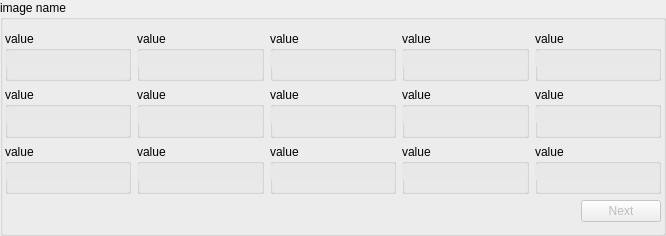
<?xml version="1.0" encoding="UTF-8"?>
<ui version="4.0">
 <class>QtRegionStats</class>
 <widget class="QGroupBox" name="QtRegionStats">
  <property name="geometry">
   <rect>
    <x>0</x>
    <y>0</y>
    <width>666</width>
    <height>236</height>
   </rect>
  </property>
  <property name="sizePolicy">
   <sizepolicy hsizetype="MinimumExpanding" vsizetype="Preferred">
    <horstretch>0</horstretch>
    <verstretch>0</verstretch>
   </sizepolicy>
  </property>
  <property name="minimumSize">
   <size>
    <width>598</width>
    <height>0</height>
   </size>
  </property>
  <property name="windowTitle">
   <string>GroupBox</string>
  </property>
  <property name="title">
   <string>image name</string>
  </property>
  <layout class="QVBoxLayout" name="verticalLayout">
   <property name="leftMargin">
    <number>2</number>
   </property>
   <property name="rightMargin">
    <number>2</number>
   </property>
   <item>
    <layout class="QGridLayout" name="gridLayout">
     <item row="0" column="0">
      <widget class="QGroupBox" name="box11">
       <property name="sizePolicy">
        <sizepolicy hsizetype="MinimumExpanding" vsizetype="MinimumExpanding">
         <horstretch>0</horstretch>
         <verstretch>0</verstretch>
        </sizepolicy>
       </property>
       <property name="minimumSize">
        <size>
         <width>86</width>
         <height>41</height>
        </size>
       </property>
       <property name="title">
        <string>value</string>
       </property>
       <property name="flat">
        <bool>true</bool>
       </property>
       <widget class="QLineEdit" name="text11">
        <property name="geometry">
         <rect>
          <x>0</x>
          <y>20</y>
          <width>125</width>
          <height>16</height>
         </rect>
        </property>
        <property name="sizePolicy">
         <sizepolicy hsizetype="MinimumExpanding" vsizetype="Fixed">
          <horstretch>0</horstretch>
          <verstretch>0</verstretch>
         </sizepolicy>
        </property>
        <property name="minimumSize">
         <size>
          <width>125</width>
          <height>0</height>
         </size>
        </property>
        <property name="palette">
         <palette>
          <active>
           <colorrole role="Base">
            <brush brushstyle="SolidPattern">
             <color alpha="255">
              <red>232</red>
              <green>232</green>
              <blue>232</blue>
             </color>
            </brush>
           </colorrole>
          </active>
          <inactive>
           <colorrole role="Base">
            <brush brushstyle="SolidPattern">
             <color alpha="255">
              <red>232</red>
              <green>232</green>
              <blue>232</blue>
             </color>
            </brush>
           </colorrole>
          </inactive>
          <disabled>
           <colorrole role="Base">
            <brush brushstyle="SolidPattern">
             <color alpha="255">
              <red>212</red>
              <green>208</green>
              <blue>200</blue>
             </color>
            </brush>
           </colorrole>
          </disabled>
         </palette>
        </property>
        <property name="font">
         <font>
          <pointsize>10</pointsize>
         </font>
        </property>
        <property name="acceptDrops">
         <bool>false</bool>
        </property>
        <property name="maxLength">
         <number>50</number>
        </property>
        <property name="frame">
         <bool>false</bool>
        </property>
        <property name="readOnly">
         <bool>true</bool>
        </property>
       </widget>
      </widget>
     </item>
     <item row="0" column="1">
      <widget class="QGroupBox" name="box12">
       <property name="sizePolicy">
        <sizepolicy hsizetype="MinimumExpanding" vsizetype="MinimumExpanding">
         <horstretch>0</horstretch>
         <verstretch>0</verstretch>
        </sizepolicy>
       </property>
       <property name="minimumSize">
        <size>
         <width>86</width>
         <height>41</height>
        </size>
       </property>
       <property name="title">
        <string>value</string>
       </property>
       <property name="flat">
        <bool>true</bool>
       </property>
       <widget class="QLineEdit" name="text12">
        <property name="geometry">
         <rect>
          <x>0</x>
          <y>20</y>
          <width>125</width>
          <height>16</height>
         </rect>
        </property>
        <property name="sizePolicy">
         <sizepolicy hsizetype="MinimumExpanding" vsizetype="Fixed">
          <horstretch>0</horstretch>
          <verstretch>0</verstretch>
         </sizepolicy>
        </property>
        <property name="minimumSize">
         <size>
          <width>125</width>
          <height>0</height>
         </size>
        </property>
        <property name="palette">
         <palette>
          <active>
           <colorrole role="Base">
            <brush brushstyle="SolidPattern">
             <color alpha="255">
              <red>232</red>
              <green>232</green>
              <blue>232</blue>
             </color>
            </brush>
           </colorrole>
          </active>
          <inactive>
           <colorrole role="Base">
            <brush brushstyle="SolidPattern">
             <color alpha="255">
              <red>232</red>
              <green>232</green>
              <blue>232</blue>
             </color>
            </brush>
           </colorrole>
          </inactive>
          <disabled>
           <colorrole role="Base">
            <brush brushstyle="SolidPattern">
             <color alpha="255">
              <red>212</red>
              <green>208</green>
              <blue>200</blue>
             </color>
            </brush>
           </colorrole>
          </disabled>
         </palette>
        </property>
        <property name="font">
         <font>
          <pointsize>10</pointsize>
         </font>
        </property>
        <property name="acceptDrops">
         <bool>false</bool>
        </property>
        <property name="maxLength">
         <number>50</number>
        </property>
        <property name="frame">
         <bool>false</bool>
        </property>
        <property name="readOnly">
         <bool>true</bool>
        </property>
       </widget>
      </widget>
     </item>
     <item row="0" column="2">
      <widget class="QGroupBox" name="box13">
       <property name="sizePolicy">
        <sizepolicy hsizetype="MinimumExpanding" vsizetype="MinimumExpanding">
         <horstretch>0</horstretch>
         <verstretch>0</verstretch>
        </sizepolicy>
       </property>
       <property name="minimumSize">
        <size>
         <width>86</width>
         <height>41</height>
        </size>
       </property>
       <property name="title">
        <string>value</string>
       </property>
       <property name="flat">
        <bool>true</bool>
       </property>
       <widget class="QLineEdit" name="text13">
        <property name="geometry">
         <rect>
          <x>0</x>
          <y>20</y>
          <width>125</width>
          <height>16</height>
         </rect>
        </property>
        <property name="sizePolicy">
         <sizepolicy hsizetype="MinimumExpanding" vsizetype="Fixed">
          <horstretch>0</horstretch>
          <verstretch>0</verstretch>
         </sizepolicy>
        </property>
        <property name="minimumSize">
         <size>
          <width>125</width>
          <height>0</height>
         </size>
        </property>
        <property name="palette">
         <palette>
          <active>
           <colorrole role="Base">
            <brush brushstyle="SolidPattern">
             <color alpha="255">
              <red>232</red>
              <green>232</green>
              <blue>232</blue>
             </color>
            </brush>
           </colorrole>
          </active>
          <inactive>
           <colorrole role="Base">
            <brush brushstyle="SolidPattern">
             <color alpha="255">
              <red>232</red>
              <green>232</green>
              <blue>232</blue>
             </color>
            </brush>
           </colorrole>
          </inactive>
          <disabled>
           <colorrole role="Base">
            <brush brushstyle="SolidPattern">
             <color alpha="255">
              <red>212</red>
              <green>208</green>
              <blue>200</blue>
             </color>
            </brush>
           </colorrole>
          </disabled>
         </palette>
        </property>
        <property name="font">
         <font>
          <pointsize>10</pointsize>
         </font>
        </property>
        <property name="acceptDrops">
         <bool>false</bool>
        </property>
        <property name="maxLength">
         <number>50</number>
        </property>
        <property name="frame">
         <bool>false</bool>
        </property>
        <property name="readOnly">
         <bool>true</bool>
        </property>
       </widget>
      </widget>
     </item>
     <item row="0" column="3">
      <widget class="QGroupBox" name="box14">
       <property name="sizePolicy">
        <sizepolicy hsizetype="MinimumExpanding" vsizetype="MinimumExpanding">
         <horstretch>0</horstretch>
         <verstretch>0</verstretch>
        </sizepolicy>
       </property>
       <property name="minimumSize">
        <size>
         <width>86</width>
         <height>41</height>
        </size>
       </property>
       <property name="title">
        <string>value</string>
       </property>
       <property name="flat">
        <bool>true</bool>
       </property>
       <widget class="QLineEdit" name="text14">
        <property name="geometry">
         <rect>
          <x>0</x>
          <y>20</y>
          <width>125</width>
          <height>16</height>
         </rect>
        </property>
        <property name="sizePolicy">
         <sizepolicy hsizetype="MinimumExpanding" vsizetype="Fixed">
          <horstretch>0</horstretch>
          <verstretch>0</verstretch>
         </sizepolicy>
        </property>
        <property name="minimumSize">
         <size>
          <width>125</width>
          <height>0</height>
         </size>
        </property>
        <property name="palette">
         <palette>
          <active>
           <colorrole role="Base">
            <brush brushstyle="SolidPattern">
             <color alpha="255">
              <red>232</red>
              <green>232</green>
              <blue>232</blue>
             </color>
            </brush>
           </colorrole>
          </active>
          <inactive>
           <colorrole role="Base">
            <brush brushstyle="SolidPattern">
             <color alpha="255">
              <red>232</red>
              <green>232</green>
              <blue>232</blue>
             </color>
            </brush>
           </colorrole>
          </inactive>
          <disabled>
           <colorrole role="Base">
            <brush brushstyle="SolidPattern">
             <color alpha="255">
              <red>212</red>
              <green>208</green>
              <blue>200</blue>
             </color>
            </brush>
           </colorrole>
          </disabled>
         </palette>
        </property>
        <property name="font">
         <font>
          <pointsize>10</pointsize>
         </font>
        </property>
        <property name="acceptDrops">
         <bool>false</bool>
        </property>
        <property name="maxLength">
         <number>50</number>
        </property>
        <property name="frame">
         <bool>false</bool>
        </property>
        <property name="readOnly">
         <bool>true</bool>
        </property>
       </widget>
      </widget>
     </item>
     <item row="0" column="4">
      <widget class="QGroupBox" name="box15">
       <property name="sizePolicy">
        <sizepolicy hsizetype="MinimumExpanding" vsizetype="MinimumExpanding">
         <horstretch>0</horstretch>
         <verstretch>0</verstretch>
        </sizepolicy>
       </property>
       <property name="minimumSize">
        <size>
         <width>86</width>
         <height>41</height>
        </size>
       </property>
       <property name="title">
        <string>value</string>
       </property>
       <property name="flat">
        <bool>true</bool>
       </property>
       <widget class="QLineEdit" name="text15">
        <property name="geometry">
         <rect>
          <x>0</x>
          <y>20</y>
          <width>125</width>
          <height>16</height>
         </rect>
        </property>
        <property name="sizePolicy">
         <sizepolicy hsizetype="MinimumExpanding" vsizetype="Fixed">
          <horstretch>0</horstretch>
          <verstretch>0</verstretch>
         </sizepolicy>
        </property>
        <property name="minimumSize">
         <size>
          <width>125</width>
          <height>0</height>
         </size>
        </property>
        <property name="palette">
         <palette>
          <active>
           <colorrole role="Base">
            <brush brushstyle="SolidPattern">
             <color alpha="255">
              <red>232</red>
              <green>232</green>
              <blue>232</blue>
             </color>
            </brush>
           </colorrole>
          </active>
          <inactive>
           <colorrole role="Base">
            <brush brushstyle="SolidPattern">
             <color alpha="255">
              <red>232</red>
              <green>232</green>
              <blue>232</blue>
             </color>
            </brush>
           </colorrole>
          </inactive>
          <disabled>
           <colorrole role="Base">
            <brush brushstyle="SolidPattern">
             <color alpha="255">
              <red>212</red>
              <green>208</green>
              <blue>200</blue>
             </color>
            </brush>
           </colorrole>
          </disabled>
         </palette>
        </property>
        <property name="font">
         <font>
          <pointsize>10</pointsize>
         </font>
        </property>
        <property name="acceptDrops">
         <bool>false</bool>
        </property>
        <property name="maxLength">
         <number>50</number>
        </property>
        <property name="frame">
         <bool>false</bool>
        </property>
        <property name="readOnly">
         <bool>true</bool>
        </property>
       </widget>
      </widget>
     </item>
     <item row="1" column="0">
      <widget class="QGroupBox" name="box21">
       <property name="sizePolicy">
        <sizepolicy hsizetype="MinimumExpanding" vsizetype="MinimumExpanding">
         <horstretch>0</horstretch>
         <verstretch>0</verstretch>
        </sizepolicy>
       </property>
       <property name="minimumSize">
        <size>
         <width>86</width>
         <height>41</height>
        </size>
       </property>
       <property name="title">
        <string>value</string>
       </property>
       <property name="flat">
        <bool>true</bool>
       </property>
       <widget class="QLineEdit" name="text21">
        <property name="geometry">
         <rect>
          <x>0</x>
          <y>20</y>
          <width>125</width>
          <height>16</height>
         </rect>
        </property>
        <property name="sizePolicy">
         <sizepolicy hsizetype="MinimumExpanding" vsizetype="Fixed">
          <horstretch>0</horstretch>
          <verstretch>0</verstretch>
         </sizepolicy>
        </property>
        <property name="minimumSize">
         <size>
          <width>125</width>
          <height>0</height>
         </size>
        </property>
        <property name="palette">
         <palette>
          <active>
           <colorrole role="Base">
            <brush brushstyle="SolidPattern">
             <color alpha="255">
              <red>232</red>
              <green>232</green>
              <blue>232</blue>
             </color>
            </brush>
           </colorrole>
          </active>
          <inactive>
           <colorrole role="Base">
            <brush brushstyle="SolidPattern">
             <color alpha="255">
              <red>232</red>
              <green>232</green>
              <blue>232</blue>
             </color>
            </brush>
           </colorrole>
          </inactive>
          <disabled>
           <colorrole role="Base">
            <brush brushstyle="SolidPattern">
             <color alpha="255">
              <red>212</red>
              <green>208</green>
              <blue>200</blue>
             </color>
            </brush>
           </colorrole>
          </disabled>
         </palette>
        </property>
        <property name="font">
         <font>
          <pointsize>10</pointsize>
         </font>
        </property>
        <property name="acceptDrops">
         <bool>false</bool>
        </property>
        <property name="maxLength">
         <number>50</number>
        </property>
        <property name="frame">
         <bool>false</bool>
        </property>
        <property name="readOnly">
         <bool>true</bool>
        </property>
       </widget>
      </widget>
     </item>
     <item row="1" column="1">
      <widget class="QGroupBox" name="box22">
       <property name="sizePolicy">
        <sizepolicy hsizetype="MinimumExpanding" vsizetype="MinimumExpanding">
         <horstretch>0</horstretch>
         <verstretch>0</verstretch>
        </sizepolicy>
       </property>
       <property name="minimumSize">
        <size>
         <width>86</width>
         <height>41</height>
        </size>
       </property>
       <property name="title">
        <string>value</string>
       </property>
       <property name="flat">
        <bool>true</bool>
       </property>
       <widget class="QLineEdit" name="text22">
        <property name="geometry">
         <rect>
          <x>0</x>
          <y>20</y>
          <width>125</width>
          <height>16</height>
         </rect>
        </property>
        <property name="sizePolicy">
         <sizepolicy hsizetype="MinimumExpanding" vsizetype="Fixed">
          <horstretch>0</horstretch>
          <verstretch>0</verstretch>
         </sizepolicy>
        </property>
        <property name="minimumSize">
         <size>
          <width>125</width>
          <height>0</height>
         </size>
        </property>
        <property name="palette">
         <palette>
          <active>
           <colorrole role="Base">
            <brush brushstyle="SolidPattern">
             <color alpha="255">
              <red>232</red>
              <green>232</green>
              <blue>232</blue>
             </color>
            </brush>
           </colorrole>
          </active>
          <inactive>
           <colorrole role="Base">
            <brush brushstyle="SolidPattern">
             <color alpha="255">
              <red>232</red>
              <green>232</green>
              <blue>232</blue>
             </color>
            </brush>
           </colorrole>
          </inactive>
          <disabled>
           <colorrole role="Base">
            <brush brushstyle="SolidPattern">
             <color alpha="255">
              <red>212</red>
              <green>208</green>
              <blue>200</blue>
             </color>
            </brush>
           </colorrole>
          </disabled>
         </palette>
        </property>
        <property name="font">
         <font>
          <pointsize>10</pointsize>
         </font>
        </property>
        <property name="acceptDrops">
         <bool>false</bool>
        </property>
        <property name="maxLength">
         <number>50</number>
        </property>
        <property name="frame">
         <bool>false</bool>
        </property>
        <property name="readOnly">
         <bool>true</bool>
        </property>
       </widget>
      </widget>
     </item>
     <item row="1" column="2">
      <widget class="QGroupBox" name="box23">
       <property name="sizePolicy">
        <sizepolicy hsizetype="MinimumExpanding" vsizetype="MinimumExpanding">
         <horstretch>0</horstretch>
         <verstretch>0</verstretch>
        </sizepolicy>
       </property>
       <property name="minimumSize">
        <size>
         <width>86</width>
         <height>41</height>
        </size>
       </property>
       <property name="title">
        <string>value</string>
       </property>
       <property name="flat">
        <bool>true</bool>
       </property>
       <widget class="QLineEdit" name="text23">
        <property name="geometry">
         <rect>
          <x>0</x>
          <y>20</y>
          <width>125</width>
          <height>16</height>
         </rect>
        </property>
        <property name="sizePolicy">
         <sizepolicy hsizetype="MinimumExpanding" vsizetype="Fixed">
          <horstretch>0</horstretch>
          <verstretch>0</verstretch>
         </sizepolicy>
        </property>
        <property name="minimumSize">
         <size>
          <width>125</width>
          <height>0</height>
         </size>
        </property>
        <property name="palette">
         <palette>
          <active>
           <colorrole role="Base">
            <brush brushstyle="SolidPattern">
             <color alpha="255">
              <red>232</red>
              <green>232</green>
              <blue>232</blue>
             </color>
            </brush>
           </colorrole>
          </active>
          <inactive>
           <colorrole role="Base">
            <brush brushstyle="SolidPattern">
             <color alpha="255">
              <red>232</red>
              <green>232</green>
              <blue>232</blue>
             </color>
            </brush>
           </colorrole>
          </inactive>
          <disabled>
           <colorrole role="Base">
            <brush brushstyle="SolidPattern">
             <color alpha="255">
              <red>212</red>
              <green>208</green>
              <blue>200</blue>
             </color>
            </brush>
           </colorrole>
          </disabled>
         </palette>
        </property>
        <property name="font">
         <font>
          <pointsize>10</pointsize>
         </font>
        </property>
        <property name="acceptDrops">
         <bool>false</bool>
        </property>
        <property name="maxLength">
         <number>50</number>
        </property>
        <property name="frame">
         <bool>false</bool>
        </property>
        <property name="readOnly">
         <bool>true</bool>
        </property>
       </widget>
      </widget>
     </item>
     <item row="1" column="3">
      <widget class="QGroupBox" name="box24">
       <property name="sizePolicy">
        <sizepolicy hsizetype="MinimumExpanding" vsizetype="MinimumExpanding">
         <horstretch>0</horstretch>
         <verstretch>0</verstretch>
        </sizepolicy>
       </property>
       <property name="minimumSize">
        <size>
         <width>86</width>
         <height>41</height>
        </size>
       </property>
       <property name="title">
        <string>value</string>
       </property>
       <property name="flat">
        <bool>true</bool>
       </property>
       <widget class="QLineEdit" name="text24">
        <property name="geometry">
         <rect>
          <x>0</x>
          <y>20</y>
          <width>125</width>
          <height>16</height>
         </rect>
        </property>
        <property name="sizePolicy">
         <sizepolicy hsizetype="MinimumExpanding" vsizetype="Fixed">
          <horstretch>0</horstretch>
          <verstretch>0</verstretch>
         </sizepolicy>
        </property>
        <property name="minimumSize">
         <size>
          <width>125</width>
          <height>0</height>
         </size>
        </property>
        <property name="palette">
         <palette>
          <active>
           <colorrole role="Base">
            <brush brushstyle="SolidPattern">
             <color alpha="255">
              <red>232</red>
              <green>232</green>
              <blue>232</blue>
             </color>
            </brush>
           </colorrole>
          </active>
          <inactive>
           <colorrole role="Base">
            <brush brushstyle="SolidPattern">
             <color alpha="255">
              <red>232</red>
              <green>232</green>
              <blue>232</blue>
             </color>
            </brush>
           </colorrole>
          </inactive>
          <disabled>
           <colorrole role="Base">
            <brush brushstyle="SolidPattern">
             <color alpha="255">
              <red>212</red>
              <green>208</green>
              <blue>200</blue>
             </color>
            </brush>
           </colorrole>
          </disabled>
         </palette>
        </property>
        <property name="font">
         <font>
          <pointsize>10</pointsize>
         </font>
        </property>
        <property name="acceptDrops">
         <bool>false</bool>
        </property>
        <property name="maxLength">
         <number>50</number>
        </property>
        <property name="frame">
         <bool>false</bool>
        </property>
        <property name="readOnly">
         <bool>true</bool>
        </property>
       </widget>
      </widget>
     </item>
     <item row="1" column="4">
      <widget class="QGroupBox" name="box25">
       <property name="sizePolicy">
        <sizepolicy hsizetype="MinimumExpanding" vsizetype="MinimumExpanding">
         <horstretch>0</horstretch>
         <verstretch>0</verstretch>
        </sizepolicy>
       </property>
       <property name="minimumSize">
        <size>
         <width>86</width>
         <height>41</height>
        </size>
       </property>
       <property name="title">
        <string>value</string>
       </property>
       <property name="flat">
        <bool>true</bool>
       </property>
       <widget class="QLineEdit" name="text25">
        <property name="geometry">
         <rect>
          <x>0</x>
          <y>20</y>
          <width>125</width>
          <height>16</height>
         </rect>
        </property>
        <property name="sizePolicy">
         <sizepolicy hsizetype="MinimumExpanding" vsizetype="Fixed">
          <horstretch>0</horstretch>
          <verstretch>0</verstretch>
         </sizepolicy>
        </property>
        <property name="minimumSize">
         <size>
          <width>125</width>
          <height>0</height>
         </size>
        </property>
        <property name="palette">
         <palette>
          <active>
           <colorrole role="Base">
            <brush brushstyle="SolidPattern">
             <color alpha="255">
              <red>232</red>
              <green>232</green>
              <blue>232</blue>
             </color>
            </brush>
           </colorrole>
          </active>
          <inactive>
           <colorrole role="Base">
            <brush brushstyle="SolidPattern">
             <color alpha="255">
              <red>232</red>
              <green>232</green>
              <blue>232</blue>
             </color>
            </brush>
           </colorrole>
          </inactive>
          <disabled>
           <colorrole role="Base">
            <brush brushstyle="SolidPattern">
             <color alpha="255">
              <red>212</red>
              <green>208</green>
              <blue>200</blue>
             </color>
            </brush>
           </colorrole>
          </disabled>
         </palette>
        </property>
        <property name="font">
         <font>
          <pointsize>10</pointsize>
         </font>
        </property>
        <property name="acceptDrops">
         <bool>false</bool>
        </property>
        <property name="maxLength">
         <number>50</number>
        </property>
        <property name="frame">
         <bool>false</bool>
        </property>
        <property name="readOnly">
         <bool>true</bool>
        </property>
       </widget>
      </widget>
     </item>
     <item row="2" column="0">
      <widget class="QGroupBox" name="box31">
       <property name="sizePolicy">
        <sizepolicy hsizetype="MinimumExpanding" vsizetype="MinimumExpanding">
         <horstretch>0</horstretch>
         <verstretch>0</verstretch>
        </sizepolicy>
       </property>
       <property name="minimumSize">
        <size>
         <width>86</width>
         <height>41</height>
        </size>
       </property>
       <property name="title">
        <string>value</string>
       </property>
       <property name="flat">
        <bool>true</bool>
       </property>
       <widget class="QLineEdit" name="text31">
        <property name="geometry">
         <rect>
          <x>0</x>
          <y>20</y>
          <width>125</width>
          <height>16</height>
         </rect>
        </property>
        <property name="sizePolicy">
         <sizepolicy hsizetype="MinimumExpanding" vsizetype="Fixed">
          <horstretch>0</horstretch>
          <verstretch>0</verstretch>
         </sizepolicy>
        </property>
        <property name="minimumSize">
         <size>
          <width>125</width>
          <height>0</height>
         </size>
        </property>
        <property name="palette">
         <palette>
          <active>
           <colorrole role="Base">
            <brush brushstyle="SolidPattern">
             <color alpha="255">
              <red>232</red>
              <green>232</green>
              <blue>232</blue>
             </color>
            </brush>
           </colorrole>
          </active>
          <inactive>
           <colorrole role="Base">
            <brush brushstyle="SolidPattern">
             <color alpha="255">
              <red>232</red>
              <green>232</green>
              <blue>232</blue>
             </color>
            </brush>
           </colorrole>
          </inactive>
          <disabled>
           <colorrole role="Base">
            <brush brushstyle="SolidPattern">
             <color alpha="255">
              <red>212</red>
              <green>208</green>
              <blue>200</blue>
             </color>
            </brush>
           </colorrole>
          </disabled>
         </palette>
        </property>
        <property name="font">
         <font>
          <pointsize>10</pointsize>
         </font>
        </property>
        <property name="acceptDrops">
         <bool>false</bool>
        </property>
        <property name="maxLength">
         <number>50</number>
        </property>
        <property name="frame">
         <bool>false</bool>
        </property>
        <property name="readOnly">
         <bool>true</bool>
        </property>
       </widget>
      </widget>
     </item>
     <item row="2" column="1">
      <widget class="QGroupBox" name="box32">
       <property name="sizePolicy">
        <sizepolicy hsizetype="MinimumExpanding" vsizetype="MinimumExpanding">
         <horstretch>0</horstretch>
         <verstretch>0</verstretch>
        </sizepolicy>
       </property>
       <property name="minimumSize">
        <size>
         <width>86</width>
         <height>41</height>
        </size>
       </property>
       <property name="title">
        <string>value</string>
       </property>
       <property name="flat">
        <bool>true</bool>
       </property>
       <widget class="QLineEdit" name="text32">
        <property name="geometry">
         <rect>
          <x>0</x>
          <y>20</y>
          <width>125</width>
          <height>16</height>
         </rect>
        </property>
        <property name="sizePolicy">
         <sizepolicy hsizetype="MinimumExpanding" vsizetype="Fixed">
          <horstretch>0</horstretch>
          <verstretch>0</verstretch>
         </sizepolicy>
        </property>
        <property name="minimumSize">
         <size>
          <width>125</width>
          <height>0</height>
         </size>
        </property>
        <property name="palette">
         <palette>
          <active>
           <colorrole role="Base">
            <brush brushstyle="SolidPattern">
             <color alpha="255">
              <red>232</red>
              <green>232</green>
              <blue>232</blue>
             </color>
            </brush>
           </colorrole>
          </active>
          <inactive>
           <colorrole role="Base">
            <brush brushstyle="SolidPattern">
             <color alpha="255">
              <red>232</red>
              <green>232</green>
              <blue>232</blue>
             </color>
            </brush>
           </colorrole>
          </inactive>
          <disabled>
           <colorrole role="Base">
            <brush brushstyle="SolidPattern">
             <color alpha="255">
              <red>212</red>
              <green>208</green>
              <blue>200</blue>
             </color>
            </brush>
           </colorrole>
          </disabled>
         </palette>
        </property>
        <property name="font">
         <font>
          <pointsize>10</pointsize>
         </font>
        </property>
        <property name="acceptDrops">
         <bool>false</bool>
        </property>
        <property name="maxLength">
         <number>50</number>
        </property>
        <property name="frame">
         <bool>false</bool>
        </property>
        <property name="readOnly">
         <bool>true</bool>
        </property>
       </widget>
      </widget>
     </item>
     <item row="2" column="2">
      <widget class="QGroupBox" name="box33">
       <property name="sizePolicy">
        <sizepolicy hsizetype="Preferred" vsizetype="MinimumExpanding">
         <horstretch>0</horstretch>
         <verstretch>0</verstretch>
        </sizepolicy>
       </property>
       <property name="minimumSize">
        <size>
         <width>86</width>
         <height>41</height>
        </size>
       </property>
       <property name="title">
        <string>value</string>
       </property>
       <property name="flat">
        <bool>true</bool>
       </property>
       <widget class="QLineEdit" name="text33">
        <property name="geometry">
         <rect>
          <x>0</x>
          <y>20</y>
          <width>125</width>
          <height>16</height>
         </rect>
        </property>
        <property name="sizePolicy">
         <sizepolicy hsizetype="MinimumExpanding" vsizetype="Fixed">
          <horstretch>0</horstretch>
          <verstretch>0</verstretch>
         </sizepolicy>
        </property>
        <property name="minimumSize">
         <size>
          <width>125</width>
          <height>0</height>
         </size>
        </property>
        <property name="palette">
         <palette>
          <active>
           <colorrole role="Base">
            <brush brushstyle="SolidPattern">
             <color alpha="255">
              <red>232</red>
              <green>232</green>
              <blue>232</blue>
             </color>
            </brush>
           </colorrole>
          </active>
          <inactive>
           <colorrole role="Base">
            <brush brushstyle="SolidPattern">
             <color alpha="255">
              <red>232</red>
              <green>232</green>
              <blue>232</blue>
             </color>
            </brush>
           </colorrole>
          </inactive>
          <disabled>
           <colorrole role="Base">
            <brush brushstyle="SolidPattern">
             <color alpha="255">
              <red>212</red>
              <green>208</green>
              <blue>200</blue>
             </color>
            </brush>
           </colorrole>
          </disabled>
         </palette>
        </property>
        <property name="font">
         <font>
          <pointsize>10</pointsize>
         </font>
        </property>
        <property name="acceptDrops">
         <bool>false</bool>
        </property>
        <property name="maxLength">
         <number>50</number>
        </property>
        <property name="frame">
         <bool>false</bool>
        </property>
        <property name="readOnly">
         <bool>true</bool>
        </property>
       </widget>
      </widget>
     </item>
     <item row="2" column="3">
      <widget class="QGroupBox" name="box34">
       <property name="sizePolicy">
        <sizepolicy hsizetype="MinimumExpanding" vsizetype="MinimumExpanding">
         <horstretch>0</horstretch>
         <verstretch>0</verstretch>
        </sizepolicy>
       </property>
       <property name="minimumSize">
        <size>
         <width>86</width>
         <height>41</height>
        </size>
       </property>
       <property name="title">
        <string>value</string>
       </property>
       <property name="flat">
        <bool>true</bool>
       </property>
       <widget class="QLineEdit" name="text34">
        <property name="geometry">
         <rect>
          <x>0</x>
          <y>20</y>
          <width>125</width>
          <height>16</height>
         </rect>
        </property>
        <property name="sizePolicy">
         <sizepolicy hsizetype="MinimumExpanding" vsizetype="Fixed">
          <horstretch>0</horstretch>
          <verstretch>0</verstretch>
         </sizepolicy>
        </property>
        <property name="minimumSize">
         <size>
          <width>125</width>
          <height>0</height>
         </size>
        </property>
        <property name="palette">
         <palette>
          <active>
           <colorrole role="Base">
            <brush brushstyle="SolidPattern">
             <color alpha="255">
              <red>232</red>
              <green>232</green>
              <blue>232</blue>
             </color>
            </brush>
           </colorrole>
          </active>
          <inactive>
           <colorrole role="Base">
            <brush brushstyle="SolidPattern">
             <color alpha="255">
              <red>232</red>
              <green>232</green>
              <blue>232</blue>
             </color>
            </brush>
           </colorrole>
          </inactive>
          <disabled>
           <colorrole role="Base">
            <brush brushstyle="SolidPattern">
             <color alpha="255">
              <red>212</red>
              <green>208</green>
              <blue>200</blue>
             </color>
            </brush>
           </colorrole>
          </disabled>
         </palette>
        </property>
        <property name="font">
         <font>
          <pointsize>10</pointsize>
         </font>
        </property>
        <property name="acceptDrops">
         <bool>false</bool>
        </property>
        <property name="maxLength">
         <number>50</number>
        </property>
        <property name="frame">
         <bool>false</bool>
        </property>
        <property name="readOnly">
         <bool>true</bool>
        </property>
       </widget>
      </widget>
     </item>
     <item row="2" column="4">
      <widget class="QGroupBox" name="box35">
       <property name="sizePolicy">
        <sizepolicy hsizetype="MinimumExpanding" vsizetype="MinimumExpanding">
         <horstretch>0</horstretch>
         <verstretch>0</verstretch>
        </sizepolicy>
       </property>
       <property name="minimumSize">
        <size>
         <width>86</width>
         <height>41</height>
        </size>
       </property>
       <property name="title">
        <string>value</string>
       </property>
       <property name="flat">
        <bool>true</bool>
       </property>
       <widget class="QLineEdit" name="text35">
        <property name="geometry">
         <rect>
          <x>0</x>
          <y>20</y>
          <width>125</width>
          <height>16</height>
         </rect>
        </property>
        <property name="sizePolicy">
         <sizepolicy hsizetype="MinimumExpanding" vsizetype="Fixed">
          <horstretch>0</horstretch>
          <verstretch>0</verstretch>
         </sizepolicy>
        </property>
        <property name="minimumSize">
         <size>
          <width>125</width>
          <height>0</height>
         </size>
        </property>
        <property name="palette">
         <palette>
          <active>
           <colorrole role="Base">
            <brush brushstyle="SolidPattern">
             <color alpha="255">
              <red>232</red>
              <green>232</green>
              <blue>232</blue>
             </color>
            </brush>
           </colorrole>
          </active>
          <inactive>
           <colorrole role="Base">
            <brush brushstyle="SolidPattern">
             <color alpha="255">
              <red>232</red>
              <green>232</green>
              <blue>232</blue>
             </color>
            </brush>
           </colorrole>
          </inactive>
          <disabled>
           <colorrole role="Base">
            <brush brushstyle="SolidPattern">
             <color alpha="255">
              <red>212</red>
              <green>208</green>
              <blue>200</blue>
             </color>
            </brush>
           </colorrole>
          </disabled>
         </palette>
        </property>
        <property name="font">
         <font>
          <pointsize>10</pointsize>
         </font>
        </property>
        <property name="acceptDrops">
         <bool>false</bool>
        </property>
        <property name="maxLength">
         <number>50</number>
        </property>
        <property name="frame">
         <bool>false</bool>
        </property>
        <property name="readOnly">
         <bool>true</bool>
        </property>
       </widget>
      </widget>
     </item>
    </layout>
   </item>
   <item>
    <layout class="QHBoxLayout" name="horizontalLayout">
     <item>
      <spacer name="horizontalSpacer">
       <property name="orientation">
        <enum>Qt::Horizontal</enum>
       </property>
       <property name="sizeHint" stdset="0">
        <size>
         <width>40</width>
         <height>20</height>
        </size>
       </property>
      </spacer>
     </item>
     <item>
      <widget class="QPushButton" name="next">
       <property name="enabled">
        <bool>false</bool>
       </property>
       <property name="text">
        <string>Next</string>
       </property>
       <property name="flat">
        <bool>false</bool>
       </property>
      </widget>
     </item>
    </layout>
   </item>
  </layout>
 </widget>
 <resources/>
 <connections/>
</ui>
